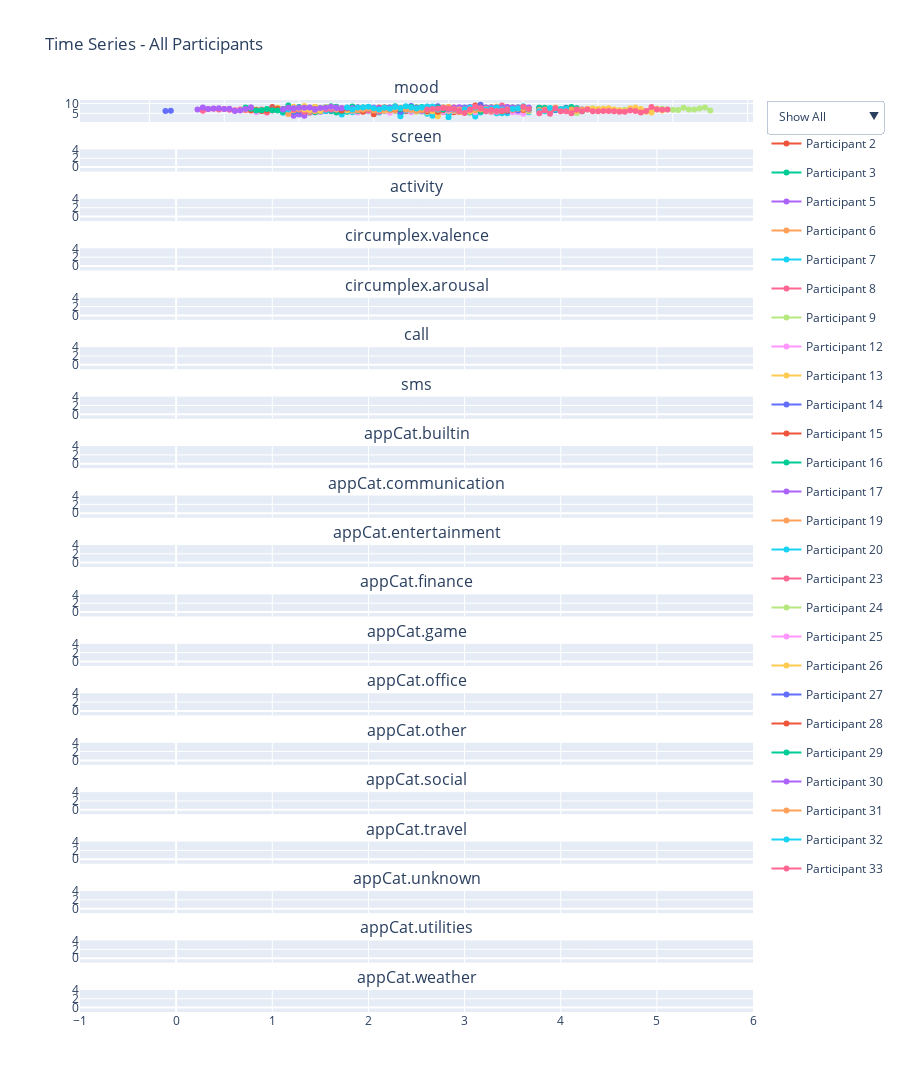

The notebook cell this image was saved under:
### Markdown cell above
## Plotting daily pivot table with Plotly (interactive html graphs)

### Code cell
def plotly_all_participants_timeseries(df, save_html=True, show_plot=True):
    """
    Plot time series for all participants, one line per participant per variable,
    with a dropdown toggle to show specific participants.
    
    The function expects a daily pivot table DataFrame with a column "day" (date)
    and "id_num" (participant identifier) along with other numeric variable columns.
    
    Parameters:
        df (pd.DataFrame): DataFrame that will be used by create_daily_pivot.
        save_html (bool): Whether to save the figure as an HTML file.
        show_plot (bool): Whether to display the plot.
    """
    # Get the daily pivot table for all participants.
    # This function should return a DataFrame with columns "day", "id_num", and variable columns.
    df_plot = create_daily_pivot(df, participant="all", return_dict=False)
    
    # Make sure "day" is a column; if it's not, throw an error.
    if "day" not in df_plot.columns:
        raise ValueError("Expected a 'day' column in the DataFrame.")
    
    # Convert "day" to a proper date format and rename as "date" for clarity
    df_plot["date"] = pd.to_datetime(df_plot["day"]).dt.date

    # Check that 'id_num' is present.
    if "id_num" not in df_plot.columns:
        raise ValueError("Expected a column 'id_num' to identify participants.")
    
    # Identify numeric columns (i.e. variables)
    numeric_cols = df_plot.select_dtypes(include="number").columns.tolist()
    # Remove group-by columns if present
    group_cols = ["id_num", "day", "date"]
    variables = [col for col in df_plot.columns if col not in group_cols]
    
    # Group by participant and date (if needed, here our pivot table should already be daily)
    # In case there are multiple entries per date for a participant (unlikely after pivoting),
    # we aggregate them by mean.
    grouped = df_plot.groupby(["id_num", "date"])[variables].mean(numeric_only=True).reset_index()
    
    participants = grouped["id_num"].unique()

    # Create a subplot for each variable, sharing the same x-axis.
    fig = make_subplots(
        rows=len(variables), cols=1, shared_xaxes=True,
        vertical_spacing=0.03, subplot_titles=variables
    )

    # This list will help map each trace to its participant for the dropdown.
    visibility_map = []

    # Create one trace per participant per variable.
    for row_idx, var in enumerate(variables, 1):
        for pid in participants:
            pid_data = grouped[grouped["id_num"] == pid]
            fig.add_trace(
                go.Scatter(
                    x=pid_data["date"],
                    y=pid_data[var],
                    mode="lines+markers",
                    name=f"Participant {pid}",
                    legendgroup=str(pid),
                    visible=True if row_idx == 1 else False,  # only show all for first subplot initially
                    showlegend=(row_idx == 1)
                ),
                row=row_idx, col=1
            )
            visibility_map.append((row_idx, pid))

    # Create dropdown buttons to toggle traces by participant.
    buttons = []
    for pid in participants:
        # Build visibility list: each trace is visible only if its participant matches pid.
        visible = []
        for (row, p) in visibility_map:
            visible.append(p == pid)
        buttons.append(dict(
            label=f"Participant {pid}",
            method="update",
            args=[{"visible": visible},
                  {"title": f"Time Series - Participant {pid}"}]
        ))

    # Add a button to show all participants.
    buttons.insert(0, dict(
        label="Show All",
        method="update",
        args=[{"visible": [True] * len(visibility_map)},
              {"title": "Time Series - All Participants"}]
    ))

    fig.update_layout(
        height=300 * len(variables),
        title="Time Series - All Participants",
        updatemenus=[{
            "buttons": buttons,
            "direction": "down",
            "showactive": True,
            "x": 1.02,
            "xanchor": "left",
            "y": 1,
            "yanchor": "top"
        }],
        hovermode="x unified"
    )

    # Optionally save as HTML.
    if save_html:
        outdir = "figures/plotly/all_participants"
        os.makedirs(outdir, exist_ok=True)
        fig.write_html(os.path.join(outdir, "all_participants_timeseries.html"))

    # Show the figure if requested.
    if show_plot:
        fig.show()

# Example usage:
plotly_all_participants_timeseries(df, save_html=True, show_plot=True)
